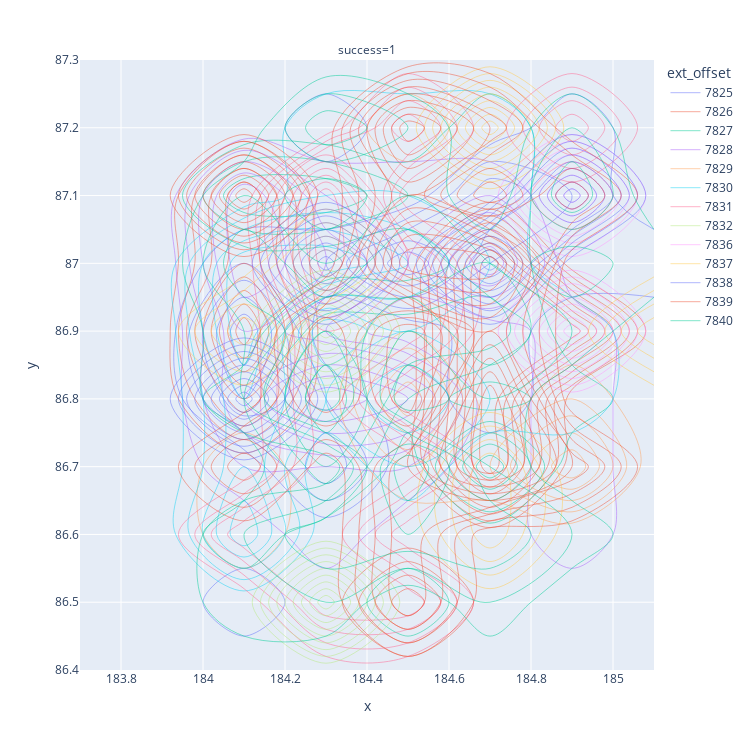

Notebook code for this chart:
### Code cell
import plotly.express as px
fig = px.density_contour(df_filtered, x="x", y="y",facet_col="success", color="ext_offset",height=750,width=750)
fig.show()

### Figure 1 — Plotly figure (JSON) as saved in the notebook; plotly's stock layout.template omitted (floating-point values rounded to 4 significant figures)
{"data": [{"autocontour": true, "contours": {"coloring": "none", "end": 2.5, "size": 0.5, "start": 0.5}, "hovertemplate": "ext_offset=7825<br>success=1<br>x=%{x}<br>y=%{y}<br>count=%{z}<extra></extra>", "legendgroup": "7825", "line": {"color": "#636efa"}, "name": "7825", "showlegend": true, "type": "histogram2dcontour", "x": [184, 184, 184, 184.1, 184.1, 184.1, 184.1, 184.2, 184.2, 184.2, 184.2, 184.2, 184.4, 184.4, 184.5, 184.6, 184.6, 184.7, 184.7, 184.7, 184.8, 184.8, 184.8, 185.0], "xaxis": "x", "xbingroup": "x", "y": [86.9, 86.9, 87.0, 86.5, 86.8, 86.8, 86.9, 86.7, 86.7, 86.8, 87.0, 87.2, 87.0, 87.0, 87.0, 87.0, 87.1, 86.8, 86.9, 87.1, 87.0, 87.1, 87.2, 87.0], "yaxis": "y", "ybingroup": "y"}, {"autocontour": true, "contours": {"coloring": "none", "end": 1.8, "size": 0.2, "start": 0.2}, "hovertemplate": "ext_offset=7826<br>success=1<br>x=%{x}<br>y=%{y}<br>count=%{z}<extra></extra>", "legendgroup": "7826", "line": {"color": "#EF553B"}, "name": "7826", "showlegend": true, "type": "histogram2dcontour", "x": [184, 184, 184, 184.1, 184.1, 184.4, 184.6, 184.6, 184.6, 184.6, 184.7, 184.7, 184.7, 184.7, 184.8, 184.9], "xaxis": "x", "xbingroup": "x", "y": [86.9, 86.9, 87.0, 86.8, 87.1, 86.5, 86.8, 86.8, 86.9, 87.0, 86.7, 86.7, 86.9, 87.0, 86.9, 86.9], "yaxis": "y", "ybingroup": "y"}, {"autocontour": true, "contours": {"coloring": "none", "end": 2.5, "size": 0.5, "start": 0.5}, "hovertemplate": "ext_offset=7827<br>success=1<br>x=%{x}<br>y=%{y}<br>count=%{z}<extra></extra>", "legendgroup": "7827", "line": {"color": "#00cc96"}, "name": "7827", "showlegend": true, "type": "histogram2dcontour", "x": [184, 184, 184.1, 184.1, 184.2, 184.2, 184.3, 184.3, 184.3, 184.3, 184.3, 184.3, 184.3, 184.4, 184.4, 184.4, 184.4, 184.5, 184.6, 184.6, 184.6, 184.6, 184.6, 184.6, 184.6, 184.7, 184.9], "xaxis": "x", "xbingroup": "x", "y": [86.6, 87.1, 86.8, 87.1, 86.7, 87.1, 86.7, 86.8, 86.8, 86.8, 86.9, 86.9, 87.1, 86.5, 86.8, 86.9, 87.1, 86.9, 86.7, 86.7, 86.9, 86.9, 87.0, 87.1, 87.2, 86.7, 86.8], "yaxis": "y", "ybingroup": "y"}, {"autocontour": true, "contours": {"coloring": "none", "end": 3.5, "size": 0.5, "start": 0.5}, "hovertemplate": "ext_offset=7828<br>success=1<br>x=%{x}<br>y=%{y}<br>count=%{z}<extra></extra>", "legendgroup": "7828", "line": {"color": "#ab63fa"}, "name": "7828", "showlegend": true, "type": "histogram2dcontour", "x": [184, 184, 184, 184, 184, 184.1, 184.1, 184.1, 184.1, 184.1, 184.1, 184.2, 184.2, 184.2, 184.3, 184.3, 184.3, 184.3, 184.3, 184.3, 184.3, 184.4, 184.4, 184.5, 184.5, 184.5, 184.5, 184.6, 184.7, 184.7, 184.7, 184.8, 184.8, 184.8, 184.9], "xaxis": "x", "xbingroup": "x", "y": [86.7, 86.8, 86.9, 87.0, 87.1, 86.8, 86.9, 87.0, 87.0, 87.1, 87.1, 86.7, 86.8, 87.0, 86.6, 86.8, 86.8, 86.8, 86.9, 87.0, 87.1, 87.0, 87.1, 86.7, 86.8, 86.8, 86.8, 87.1, 87.0, 87.0, 87.0, 86.6, 86.7, 86.9, 86.8], "yaxis": "y", "ybingroup": "y"}, {"autocontour": true, "contours": {"coloring": "none", "end": 2.5, "size": 0.5, "start": 0.5}, "hovertemplate": "ext_offset=7829<br>success=1<br>x=%{x}<br>y=%{y}<br>count=%{z}<extra></extra>", "legendgroup": "7829", "line": {"color": "#FFA15A"}, "name": "7829", "showlegend": true, "type": "histogram2dcontour", "x": [184, 184, 184.4, 184.5, 184.5, 184.5, 184.5, 184.5, 184.6, 184.8, 184.8, 184.8, 184.9, 184.9], "xaxis": "x", "xbingroup": "x", "y": [86.6, 86.7, 86.9, 86.7, 86.8, 86.8, 86.8, 87.2, 86.7, 86.7, 86.7, 87.1, 86.7, 86.8], "yaxis": "y", "ybingroup": "y"}, {"autocontour": true, "contours": {"coloring": "none", "end": 2.5, "size": 0.5, "start": 0.5}, "hovertemplate": "ext_offset=7830<br>success=1<br>x=%{x}<br>y=%{y}<br>count=%{z}<extra></extra>", "legendgroup": "7830", "line": {"color": "#19d3f3"}, "name": "7830", "showlegend": true, "type": "histogram2dcontour", "x": [184, 184, 184, 184, 184, 184, 184, 184, 184.1, 184.1, 184.1, 184.1, 184.1, 184.2, 184.2, 184.2, 184.2, 184.3, 184.3, 184.4, 184.4, 184.4, 184.4, 184.5, 184.5, 184.5, 184.5, 184.6, 184.6, 184.6, 184.7, 184.7, 184.9, 184.9], "xaxis": "x", "xbingroup": "x", "y": [86.6, 86.6, 86.7, 86.7, 86.8, 86.9, 86.9, 87.0, 86.6, 86.8, 86.9, 87.0, 87.0, 87.0, 87.0, 87.1, 87.2, 86.8, 87.0, 86.7, 86.9, 87.0, 87.2, 86.8, 86.8, 87.0, 87.1, 86.8, 86.9, 87.0, 87.1, 87.2, 86.8, 86.9], "yaxis": "y", "ybingroup": "y"}, {"autocontour": true, "contours": {"coloring": "none", "end": 1.8, "size": 0.2, "start": 0.2}, "hovertemplate": "ext_offset=7831<br>success=1<br>x=%{x}<br>y=%{y}<br>count=%{z}<extra></extra>", "legendgroup": "7831", "line": {"color": "#FF6692"}, "name": "7831", "showlegend": true, "type": "histogram2dcontour", "x": [184.1, 184.2, 184.2, 184.2, 184.2, 184.3, 184.3, 184.3, 184.3, 184.3, 184.4, 184.4, 184.5, 184.5, 184.5, 184.9], "xaxis": "x", "xbingroup": "x", "y": [86.6, 86.6, 87.0, 87.1, 87.1, 86.5, 86.7, 86.8, 86.9, 87.0, 86.7, 87.0, 86.5, 86.9, 87.2, 87.2], "yaxis": "y", "ybingroup": "y"}, {"autocontour": true, "contours": {"coloring": "none", "end": 0.9, "size": 0.1, "start": 0.1}, "hovertemplate": "ext_offset=7832<br>success=1<br>x=%{x}<br>y=%{y}<br>count=%{z}<extra></extra>", "legendgroup": "7832", "line": {"color": "#B6E880"}, "name": "7832", "showlegend": true, "type": "histogram2dcontour", "x": [184.3, 184.3], "xaxis": "x", "xbingroup": "x", "y": [86.5, 86.9], "yaxis": "y", "ybingroup": "y"}, {"autocontour": true, "contours": {"coloring": "none", "end": 0.9, "size": 0.1, "start": 0.1}, "hovertemplate": "ext_offset=7836<br>success=1<br>x=%{x}<br>y=%{y}<br>count=%{z}<extra></extra>", "legendgroup": "7836", "line": {"color": "#FF97FF"}, "name": "7836", "showlegend": true, "type": "histogram2dcontour", "x": [184.8, 184.9], "xaxis": "x", "xbingroup": "x", "y": [86.9, 87.1], "yaxis": "y", "ybingroup": "y"}, {"autocontour": true, "contours": {"coloring": "none", "end": 1.8, "size": 0.2, "start": 0.2}, "hovertemplate": "ext_offset=7837<br>success=1<br>x=%{x}<br>y=%{y}<br>count=%{z}<extra></extra>", "legendgroup": "7837", "line": {"color": "#FECB52"}, "name": "7837", "showlegend": true, "type": "histogram2dcontour", "x": [184, 184.3, 184.6, 184.6, 184.6, 184.6, 185.0], "xaxis": "x", "xbingroup": "x", "y": [86.9, 87.0, 86.6, 86.7, 87.2, 87.2, 86.9], "yaxis": "y", "ybingroup": "y"}, {"autocontour": true, "contours": {"coloring": "none", "end": 0.9, "size": 0.1, "start": 0.1}, "hovertemplate": "ext_offset=7838<br>success=1<br>x=%{x}<br>y=%{y}<br>count=%{z}<extra></extra>", "legendgroup": "7838", "line": {"color": "#636efa"}, "name": "7838", "showlegend": true, "type": "histogram2dcontour", "x": [184, 184.2, 184.7, 184.9], "xaxis": "x", "xbingroup": "x", "y": [86.8, 87.0, 87.0, 87.1], "yaxis": "y", "ybingroup": "y"}, {"autocontour": true, "contours": {"coloring": "none", "end": 1.8, "size": 0.2, "start": 0.2}, "hovertemplate": "ext_offset=7839<br>success=1<br>x=%{x}<br>y=%{y}<br>count=%{z}<extra></extra>", "legendgroup": "7839", "line": {"color": "#EF553B"}, "name": "7839", "showlegend": true, "type": "histogram2dcontour", "x": [184, 184, 184, 184.3, 184.3, 184.4, 184.4, 184.4, 184.4, 184.5, 184.5, 184.5, 184.5, 184.6, 184.6, 184.6, 184.6, 184.7, 184.7, 184.7, 184.7, 184.8, 184.8], "xaxis": "x", "xbingroup": "x", "y": [86.7, 87.1, 87.1, 86.8, 86.9, 86.5, 87.0, 87.1, 87.2, 86.6, 86.7, 87.0, 87.2, 86.7, 86.8, 86.8, 87.0, 86.7, 86.9, 87.0, 87.2, 86.7, 87.1], "yaxis": "y", "ybingroup": "y"}, {"autocontour": true, "contours": {"coloring": "none", "end": 2.5, "size": 0.5, "start": 0.5}, "hovertemplate": "ext_offset=7840<br>success=1<br>x=%{x}<br>y=%{y}<br>count=%{z}<extra></extra>", "legendgroup": "7840", "line": {"color": "#00cc96"}, "name": "7840", "showlegend": true, "type": "histogram2dcontour", "x": [184, 184.1, 184.1, 184.1, 184.1, 184.1, 184.1, 184.2, 184.2, 184.2, 184.2, 184.2, 184.2, 184.2, 184.3, 184.3, 184.3, 184.3, 184.4, 184.4, 184.4, 184.4, 184.4, 184.4, 184.4, 184.4, 184.5, 184.5, 184.6, 184.6, 184.6, 184.6, 184.7, 184.7, 184.7, 184.7, 184.8, 184.8, 184.8, 184.9, 184.9, 185.0], "xaxis": "x", "xbingroup": "x", "y": [86.6, 86.5, 86.8, 86.9, 87.0, 87.0, 87.1, 86.5, 86.6, 86.8, 86.9, 86.9, 87.2, 87.2, 86.6, 86.8, 86.8, 87.0, 86.6, 86.6, 86.7, 86.7, 86.7, 86.9, 87.0, 87.2, 87.0, 87.1, 86.5, 86.6, 86.6, 86.7, 86.8, 86.9, 86.9, 87.0, 86.6, 87.1, 87.1, 86.9, 87.2, 87.0], "yaxis": "y", "ybingroup": "y"}], "layout": {"annotations": [{"font": {}, "showarrow": false, "text": "success=1", "x": 0.5, "xanchor": "center", "xref": "paper", "y": 1, "yanchor": "bottom", "yref": "paper"}], "height": 750, "legend": {"title": {"text": "ext_offset"}, "tracegroupgap": 0}, "margin": {"t": 60}, "width": 750, "xaxis": {"anchor": "y", "autorange": true, "domain": [0, 1], "range": [183.7, 185.1], "title": {"text": "x"}, "type": "linear"}, "yaxis": {"anchor": "x", "autorange": true, "domain": [0, 1], "range": [86.4, 87.3], "title": {"text": "y"}, "type": "linear"}}}
